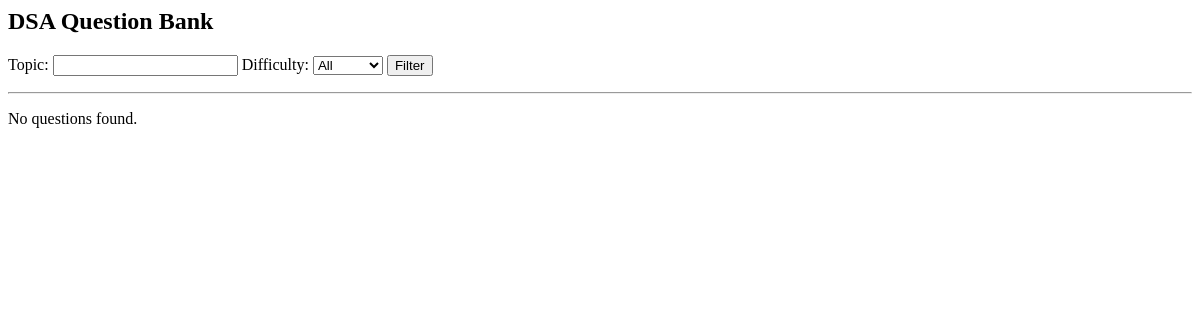
Page /questions/ (signed in) on the earlier database version.
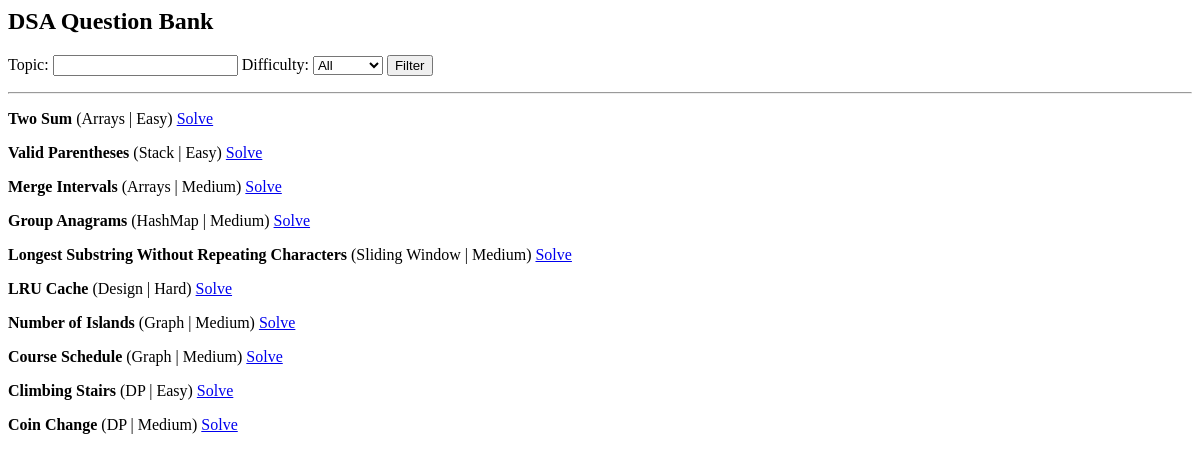
Same page on the later database version.
### progress/models.py (models this page shows, shortened)
class Question(models.Model):
    DIFFICULTY_CHOICES = [
        ('Easy', 'Easy'),
        ('Medium', 'Medium'),
        ('Hard', 'Hard'),
    ]
    title = models.CharField(max_length=200)
    topic = models.CharField(max_length=100)
    company = models.CharField(max_length=100, blank=True)
    difficulty = models.CharField(max_length=10, choices=DIFFICULTY_CHOICES)
    link = models.URLField()

### progress/views.py (the view)
# urls.py: path('questions/', question_bank, name='question_bank'),
@login_required
def question_bank(request):
    topic = request.GET.get('topic')
    difficulty = request.GET.get('difficulty')
    questions = Question.objects.all()
    if topic:
        questions = questions.filter(topic__icontains=topic)
    if difficulty:
        questions = questions.filter(difficulty=difficulty)
    return render(request, 'progress/question_bank.html', {
        'questions': questions
    })

### templates/progress/question_bank.html (shortened to what this page needs)
<h2>DSA Question Bank</h2>
<form method="get">
  Topic: <input type="text" name="topic">
  Difficulty:
  <select name="difficulty">
    <option value="">All</option>
  </select>
  <button type="submit">Filter</button>
</form>
<hr>
{% for q in questions %}
  <p>
    <b>{{ q.title }}</b> ({{ q.topic }} | {{ q.difficulty }})
    <a href="{{ q.link }}" target="_blank">Solve</a>
  </p>
{% empty %}
  <p>No questions found.</p>
{% endfor %}

Differences in the rows shown:
added Question: title "Two Sum", topic "Arrays", difficulty "Easy"
added Question: title "Valid Parentheses", topic "Stack", difficulty "Easy"
added Question: title "Merge Intervals", topic "Arrays", difficulty "Medium"
added Question: title "Group Anagrams", topic "HashMap", difficulty "Medium"
added Question: title "Longest Substring Without Repeating Characters", topic "Sliding Window", difficulty "Medium"
added Question: title "LRU Cache", topic "Design", difficulty "Hard"
added Question: title "Number of Islands", topic "Graph", difficulty "Medium"
added Question: title "Course Schedule", topic "Graph", difficulty "Medium"
added Question: title "Climbing Stairs", topic "DP", difficulty "Easy"
added Question: title "Coin Change", topic "DP", difficulty "Medium"
Other differences:
text no longer shown: "No questions found."
